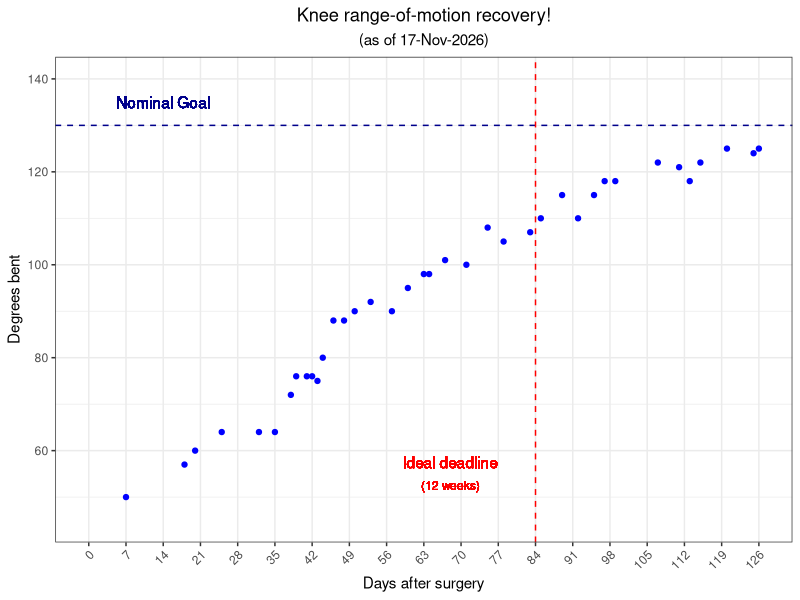
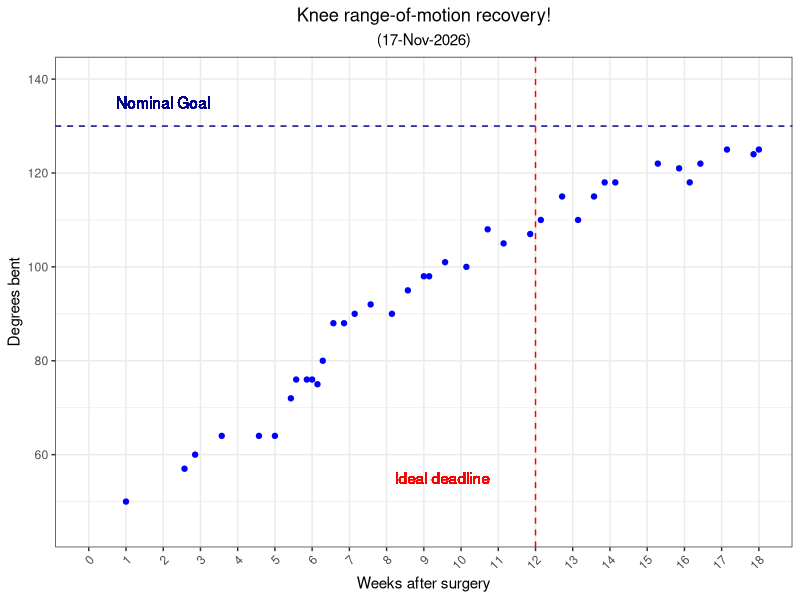
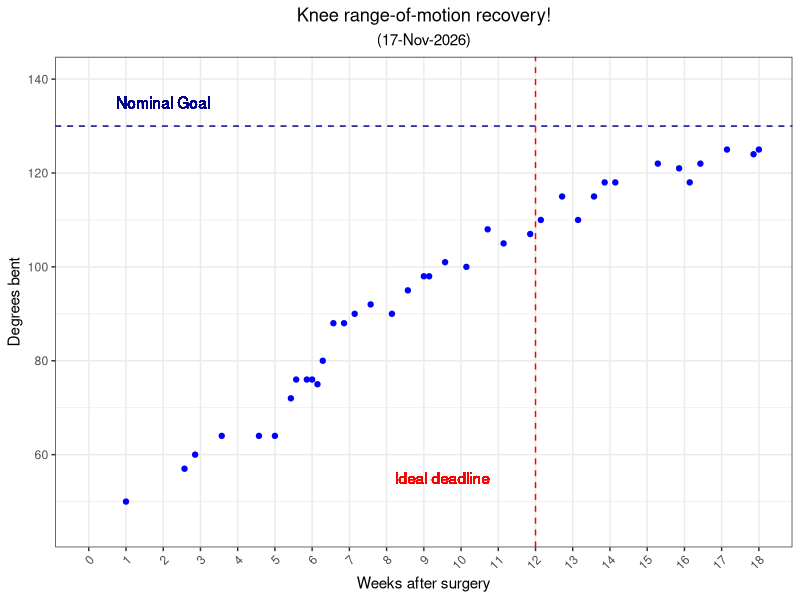

These figures' R source, in order:
library(tidyverse)

df <- read.table("knee-range-of-motion.tsv", sep = "\t", header = TRUE)

curr_date <- format(Sys.time(), "%d-%b-%Y")

## plotting with days on X axis
max_day_for_plot <- ceiling(df[2] %>% max() / 7) * 7

plot_days <- ggplot(df, aes(x = Days.after.surgery, y = Degrees.bent)) + geom_point(color = "blue") +
    labs(y = "Degrees bent", x = "Days after surgery", title = "Knee range-of-motion recovery!",
         subtitle = paste0("(as of ", curr_date, ")")) +
    ylim(45,140) +
    scale_x_continuous(breaks=seq(0,max_day_for_plot,7), limits = c(0,max_day_for_plot), minor_breaks = NULL) +
    geom_hline(yintercept = 130, linetype = "dashed", color = "darkblue") +
    geom_text(x = 14, y = 135, label = "Nominal Goal", color = "darkblue") +
    geom_vline(xintercept = 84, linetype = "dashed", color = "red") +
    geom_text(x = 68, y = 57.5, label = "Ideal deadline", color = "red") +
    geom_text(x = 68, y = 52.5, label = "(12 weeks)", color = "red", size = 3) +
    theme_bw() +
    theme(plot.title = element_text(hjust = 0.5), plot.subtitle = element_text(hjust = 0.5)) +
    theme(axis.text.x = element_text(angle = 45, hjust = 1, vjust = 1))


## plotting with weeks on X axis
num_total_weeks <- ceiling(df[2] %>% max() / 7)

plot_weeks <- ggplot(df, aes(x = Days.after.surgery / 7, y = Degrees.bent)) + geom_point(color = "blue") +
    labs(y = "Degrees bent", x = "Weeks after surgery", title = "Knee range-of-motion recovery!",
         subtitle = paste0("(", curr_date, ")")) +
    ylim(45,140) +
    scale_x_continuous(breaks=seq(0, num_total_weeks, 1), limits = c(0, num_total_weeks), minor_breaks = NULL) +
    geom_hline(yintercept = 130, linetype = "dashed", color = "darkblue") +
    geom_text(x = 2, y = 135, label = "Nominal Goal", color = "darkblue") +
    geom_vline(xintercept = 12, linetype = "dashed", color = "red") +
    geom_text(x = 9.5, y = 55, label = "Ideal deadline", color = "red") +
    theme_bw() +
    theme(plot.title = element_text(hjust = 0.5), plot.subtitle = element_text(hjust = 0.5)) +
    theme(axis.text.x = element_text(angle = 45, hjust = 1, vjust = 1))

# writing out pdfs
pdf(paste0(curr_date, "-knee-ROM-progress-days.pdf"), width = 5, height = 4)
plot_days
dev.off()

pdf(paste0(curr_date, "-knee-ROM-progress-weeks.pdf"), width = 5, height = 4)
plot_weeks
dev.off()

# writing out latest as png for github readme
png(paste0("latest-knee-ROM-progress-weeks-plot.png"), units = "in", res = 144, width = 5, height = 4)
plot_weeks
dev.off()
